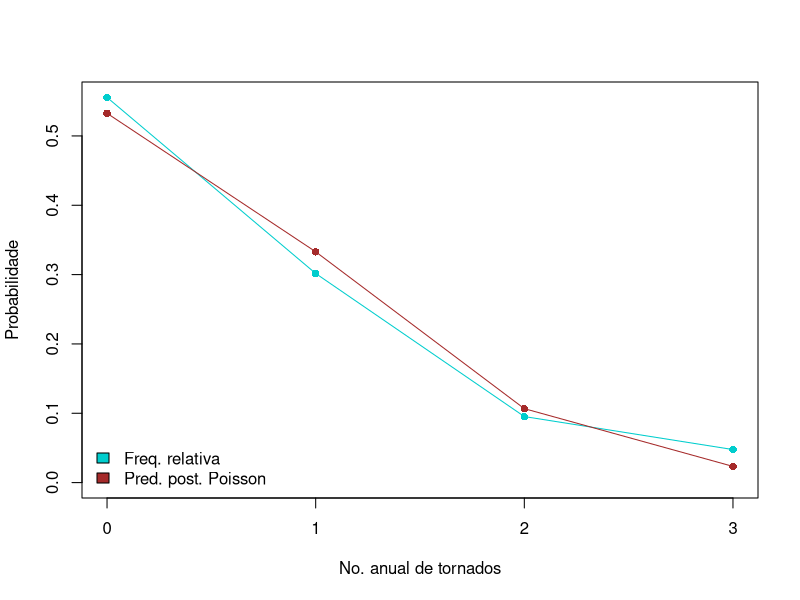
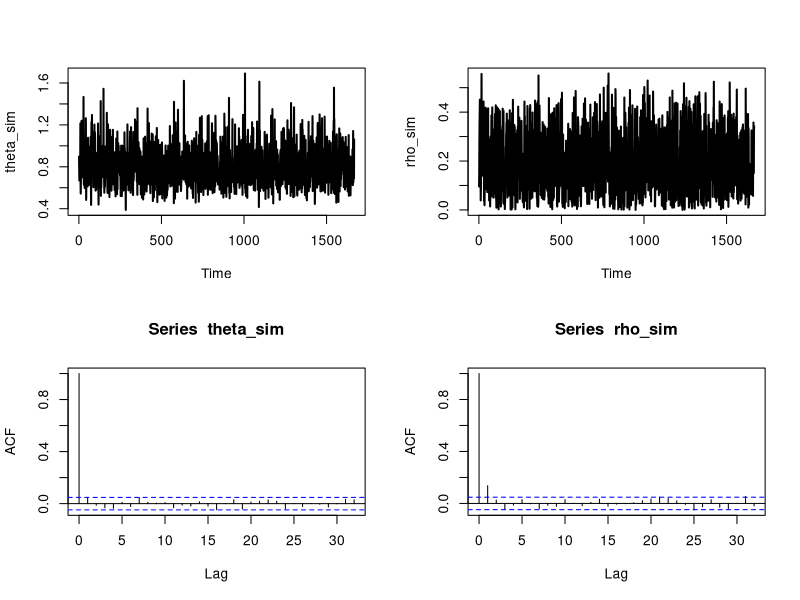
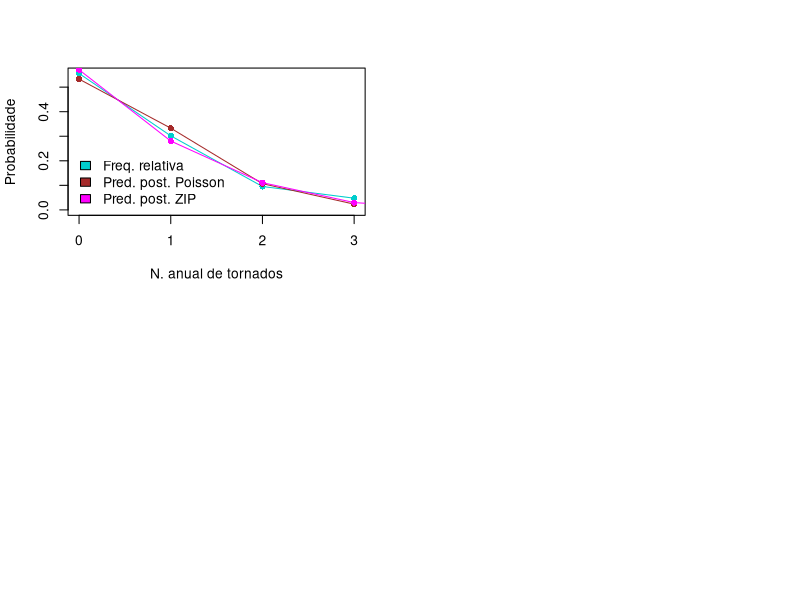

Recreate these plots in R, in order.
## ---- chunk 1
#| echo: false
#| output: false
require(knitr)
require(kableExtra)
## ---- chunk 2
#| echo: false
tor <- c(0, 0,0, 1, 0, 0, 0, 1, 0, 0,
1, 0, 0, 0, 1, 1, 0, 0, 0, 2,
0, 0, 0, 0, 1, 3, 0, 2, 1, 0,
1, 0, 0, 1, 0, 1, 0, 0, 2, 1,
0, 1, 2, 0, 0, 1, 0, 1, 2, 0,
0, 0, 3, 0, 2, 0, 1, 1, 3, 0,
1, 1, 1)
tbl <- table(tor);#prop.table(table(tor))
## ---- chunk 3
#| echo: false
#| label: fig-modelo-poisson
#| fig-cap: "Comparação entre a frequência observada e a predita pelo modelo Poisson"
r1 <- sum(tor)
s1 <- length(tor)

plot(table(tor)/s1, type= 'p', xlab='No. anual de tornados', ylab = 'Probabilidade', col = 'cyan3', pch=16)
lines(0:3, table(tor)/s1, col = 'cyan3')
points(0:3, dnbinom(0:3, size = r1, prob = s1/(1+s1)), pch=16, col = 'brown')
lines(0:3, dnbinom(0:3, size = r1, prob = s1/(1+s1)), col = 'brown')

legend('bottomleft',c('Freq. relativa','Pred. post. Poisson'), fill=c('cyan3','brown'), bty='n')

## ---- chunk 4
#| echo: false
#| output: false
# hiperparâmetros para rho
a = b = 1

# hiperparâmetros para theta
r=.1
s=.1

# tamanho da amostra
n <- length(tor) 

# valores iniciais da cadeia
theta <- mean(tor)
rho <- mean(tor == 0)

# amostrador de Gibbs
B <- 50000
for(i in 1:B){
  # simulando z
  z <- NULL
  prob <- rho[i]/ ( (1-rho[i])*dpois(0,theta[i]) + rho[i])
  for(j in 1:n){
    if(tor[j] >0){ z[j] <- 0} else{
      z[j] <- rbinom(1,1,prob)
    }
  }

  # simulando rho
  rho[i+1] <- rbeta( 1, a + sum( z * (tor == 0)) , n- sum(z)+ b )
  
  # simulando theta
  theta[i+1] <- rgamma(1, sum( tor*(1-z) ) + r,  n - sum(z) + s)
}

theta_sim <- theta[seq(B/2,B,15)]
rho_sim <- rho[seq(B/2,B,15)]

oo <- par(mfrow=c(2,2))
ts.plot(theta_sim, lwd = 2)
ts.plot(rho_sim, lwd = 2)
acf(theta_sim)
acf(rho_sim)

# tamanho do vetor simulado
Bs <- length(theta_sim)

x_til <- array( NA_real_, c(Bs,n))
for(j in 1:Bs){
  z <- rbinom( n, 1, rho_sim[j])
  x_til[j,] <- (1-z)*rpois(n, theta_sim[j])
}

# probabilidades estimadas via ZIP
p_zip <- prop.table(table(x_til))

#p_zip
## ---- chunk 5
#| echo: false
#| label: fig-poisson-contaminada
#| fig-cap: "Comparação entre a frequência observada e as simuladas do modelo Poisson e ZIP"
r1 <- sum(tor)
s1 <- length(tor)


plot(table(tor)/s1, type= 'p', xlab='N. anual de tornados', ylab = 'Probabilidade', col = 'cyan3', pch=16)
lines(0:3, table(tor)/s1, col = 'cyan3')
#Quando a conjugada vem como gamma para a poisson, temos uma binomial negativa
points(0:3, dnbinom(0:3, size = r1, prob = s1/(1+s1)), pch=16, col = 'brown')
lines(0:3, dnbinom(0:3, size = r1, prob = s1/(1+s1)), col = 'brown')

points(names(p_zip), p_zip, pch=16,col = 'magenta')
lines(names(p_zip), p_zip,col = 'magenta')

legend('bottomleft',c('Freq. relativa','Pred. post. Poisson', 'Pred. post. ZIP'), fill=c('cyan3','brown', 'magenta'), bty='n')
